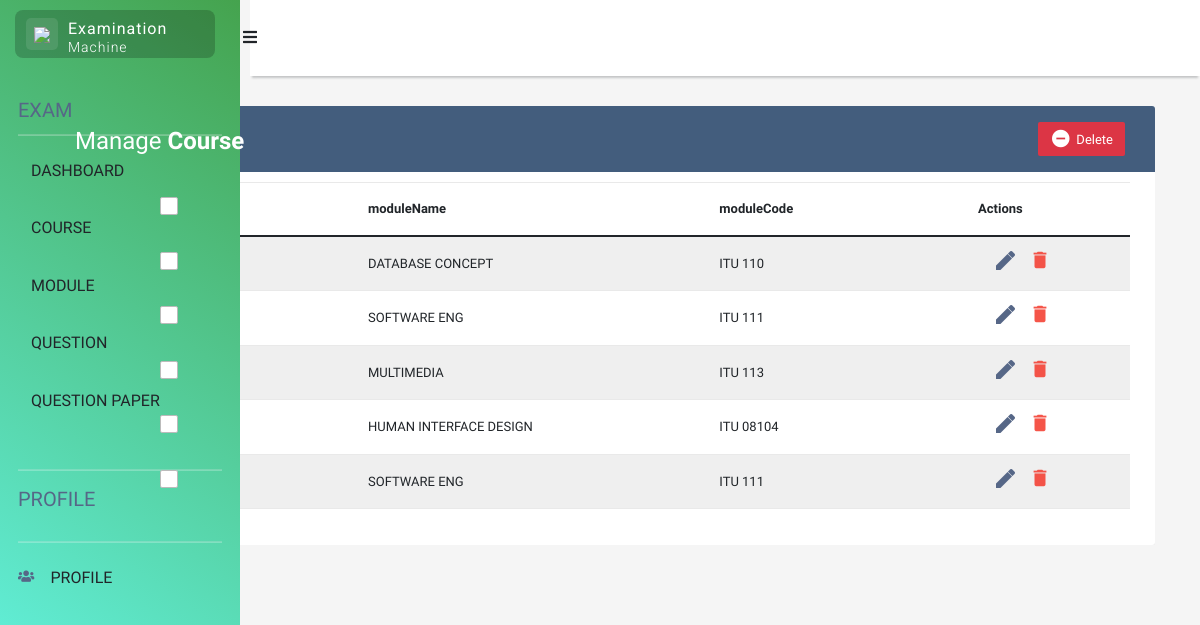
Page /moduledata/ on the committed database.
### FYPAPP/models.py (models this page shows, shortened)
class Masomo(models.Model):
    moduleName = models.CharField(max_length=30)
    moduleCode = models.CharField(max_length=30)
    course = models.ForeignKey('Course', on_delete=models.CASCADE, null=True)

### FYPAPP/views.py (the view)
# urls.py: path('moduledata/', views.module_manage, name='module_manage'),
def module_manage(request):
    context = {'module_manage': Masomo.objects.all()}
    return render(request, 'FYPAPP/module_manage.html', context)

### templates/FYPAPP/module_manage.html (shortened to what this page needs)
{% extends 'FYPAPP/home.html' %}
{% block content %}
<!DOCTYPE html>
<html lang="en">
<head>
<link rel="stylesheet" href="https://stackpath.bootstrapcdn.com/bootstrap/4.5.0/css/bootstrap.min.css">
<link rel="stylesheet" href="https://maxcdn.bootstrapcdn.com/font-awesome/4.7.0/css/font-awesome.min.css">
</head>
<body>
<div class="container-xl">
	<div class="table-responsive">
		<div class="table-wrapper">
			<div class="table-title">
				<div class="row">
					<div class="col-sm-6">
						<h2>Manage <b>Course</b></h2>
					</div>
					<div class="col-sm-6">
						<a href="#deleteCourseModal" class="btn btn-danger" data-toggle="modal"><i class="material-icons">&#xE15C;</i> <span>Delete</span></a>											</div>
				</div>
			</div>
			<table class="table table-striped table-hover">
				<thead>
					<tr>
						<th>
							<span class="custom-checkbox">
								<label for="selectAll"></label>
							</span>
						</th>
						<th>moduleName</th>
						<th>moduleCode</th>
						<th>Actions</th>
					</tr>
				</thead>
				{% for somo in module_manage %}
				<tr>
					<td>
						<span class="custom-checkbox">
							<label for="selectAll"></label>
						</span>
					</td>
					<td>{{ somo.moduleName }}</td>
					<td>{{ somo.moduleCode }}</td>
					<td>
						<div class="container-fluid">
							<div class="row">
								<div class="col-6">
									<a href="{% url 'FYPAPP:update_module' somo.id %}" class="material-icons" data-toggle="tooltip" title="Edit">&#xE254;</a>
								</div>
								<div class="col-6">
									<a href="#deleteEmployeeModal" class="delete" data-toggle="modal"><i class="material-icons" data-toggle="tooltip" title="Delete">&#xE872;</i></a>
								</div>
							</div>
						</div>
					</td>
				</tr>
				{% endfor %}
			</table>
		</div>
	</div>
</div>
</body>
</html>
{% endblock content%}

### templates/FYPAPP/home.html (style rules this page uses)
body { background-color: #e6e6e6; }

### templates/FYPAPP/module_manage.html (style rules this page uses)
body { color: #566787; background: #f5f5f5; font-family: 'Varela Round', sans-serif; font-size: 13px; }
.table-responsive { margin: 30px 0; }
.table-wrapper { background: #fff; padding: 20px 25px; border-radius: 3px; min-width: 1000px; box-shadow: 0 1px 1px rgba(0,0,0,.05); }
.table-title { padding-bottom: 15px; background: #435d7d; color: #fff; padding: 16px 30px; min-width: 100%; margin: -20px -25px 10px; border-radius: 3px 3px 0 0; }
.table-title h2 { margin: 5px 0 0; font-size: 24px; }
.table-title .btn { color: #fff; float: right; font-size: 13px; border: none; min-width: 50px; border-radius: 2px; border: none; outline: none !important; margin-left: 10px; }
.table-title .btn i { float: left; font-size: 21px; margin-right: 5px; }
.table-title .btn span { float: left; margin-top: 2px; }
table.table tr th, table.table tr td { border-color: #e9e9e9; padding: 12px 90px; vertical-align: middle; }
table.table tr th:first-child { width: 79px; }
table.table tr th:last-child { width: 10px; }
table.table-striped tbody tr:nth-of-type(odd) { background-color: #fcfcfc; }
table.table td:last-child i { opacity: 0.9; font-size: 22px; margin: 0 5px; }
table.table td a { font-weight: bold; color: #566787; display: inline-block; text-decoration: none; outline: none !important; }
table.table td a.delete { color: #F44336; }
table.table td i { font-size: 19px; }
.custom-checkbox { position: relative; }
.custom-checkbox label:before { width: 18px; height: 18px; }
.custom-checkbox label:before { content: ''; margin-right: 10px; display: inline-block; vertical-align: text-top; background: white; border: 1px solid #bbb; border-radius: 2px; box-sizing: border-box; z-index: 2; }

### rows in the picture
Masomo: moduleName "DATABASE CONCEPT", moduleCode "ITU 110"
Masomo: moduleName "SOFTWARE ENG", moduleCode "ITU 111"
Masomo: moduleName "MULTIMEDIA", moduleCode "ITU 113"
Masomo: moduleName "HUMAN INTERFACE DESIGN", moduleCode "ITU 08104"
Masomo: moduleName "SOFTWARE ENG", moduleCode "ITU 111"
